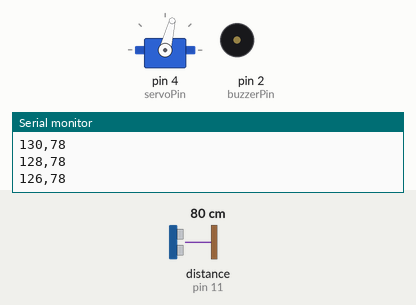
Bench run of a sketch on a simulated Arduino Uno, built with avr-gcc and run on an emulated ATmega328P. Parts: servo, buzzer (waves = sounding), the last lines printed to the serial monitor. Wiring (inferred from the names in the program): ultrasonic range finder: trigger pin 10; echo pin 11. Inputs (shaded band) come from the test bench; at power-on: distance to the obstacle (sensor on pin 11) 80 cm. The echo pulse lasts 58.3 µs per cm.

Above: at 2.28 s.
2.3 s: distance to the obstacle (sensor on pin 11) set to 13 cm
5.3 s: distance to the obstacle (sensor on pin 11) set to 11 cm
At 5.48 s:
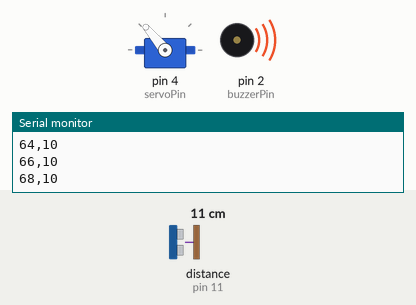
8.3 s: distance to the obstacle (sensor on pin 11) set to 18 cm
At 8.48 s:
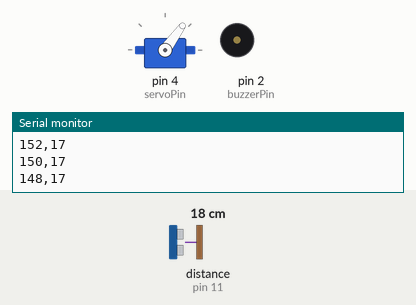
11.3 s: distance to the obstacle (sensor on pin 11) set to 2 cm
At 11.45 s:
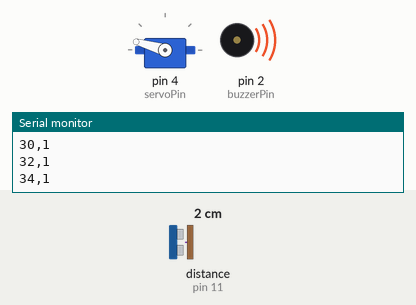
14.3 s: distance to the obstacle (sensor on pin 11) set to 35 cm
At 14.45 s:
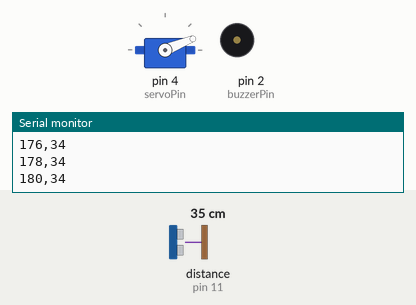
17.3 s: distance to the obstacle (sensor on pin 11) set to 120 cm
Timing chart, 0 to 21.3 s (numbered marks = the images above; inputs shaded):
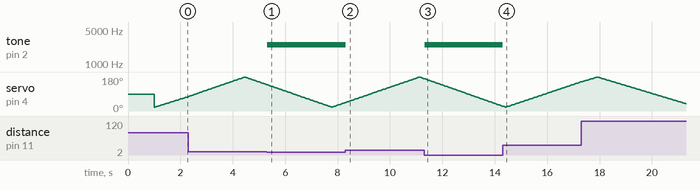

The sketch:

code.ino
```cpp
#include <Servo.h>

const int trigPin = 10;
const int echoPin = 11;
const int servoPin = 4;
const int buzzerPin = 2;

Servo myServo;

const int angleMin = 20;
const int angleMax = 180;

int angle = angleMin;
int direction = 1;


long measureDistance() {

  digitalWrite(trigPin, LOW);
  delayMicroseconds(2);

  digitalWrite(trigPin, HIGH);
  delayMicroseconds(10);
  digitalWrite(trigPin, LOW);

  long duration = pulseIn(echoPin, HIGH, 25000);

  if (duration == 0) {
    return 400;
  }

  // Calcul de la distance en cm
  long distance = duration * 0.034 / 2;

  return distance;
}


void setup() {

  pinMode(trigPin, OUTPUT);
  pinMode(echoPin, INPUT);
  pinMode(buzzerPin, OUTPUT);

  digitalWrite(buzzerPin, LOW);
  noTone(buzzerPin);

  myServo.attach(servoPin);
  myServo.write(90);

  Serial.begin(9600);

  delay(1000);
}


void loop() {

  myServo.write(angle);
  delay(40);

  // Mesurer la distance
  long distance = measureDistance();

  // ===================================
  // 6. ACTIVATION DU BUZZER
  // ===================================

  if (distance > 0 && distance <= 10) {

    // Obstacle détecté à 10 cm ou moins
    tone(buzzerPin, 2500);

  } else {

    noTone(buzzerPin);
    digitalWrite(buzzerPin, LOW);
  }


  int radarAngle = 200 - angle;

  Serial.print(radarAngle);
  Serial.print(",");
  Serial.println(distance);


  if (angle >= angleMax) {
    direction = -1;
  }

  if (angle <= angleMin) {
    direction = 1;
  }

  angle += direction * 2;
}
```

Measured:
- the behaviour switches between 12 and 11 cm on distance to the obstacle (sensor on pin 11) (found by bisection; images 0 and 1)
- after the input at 5.3 s, tone on pin 2 (buzzerPin): silent → 2500 Hz at once
- after the input at 8.3 s, tone on pin 2 (buzzerPin): 2500 Hz → silent at once
- after the input at 11.3 s, tone on pin 2 (buzzerPin): silent → 2500 Hz at once
- after the input at 14.3 s, tone on pin 2 (buzzerPin): 2500 Hz → silent at once
- by itself, servo on pin 4 (servoPin): rises from 154° to 180° in 0.57 s, then falls to 38° in 3.4 s
